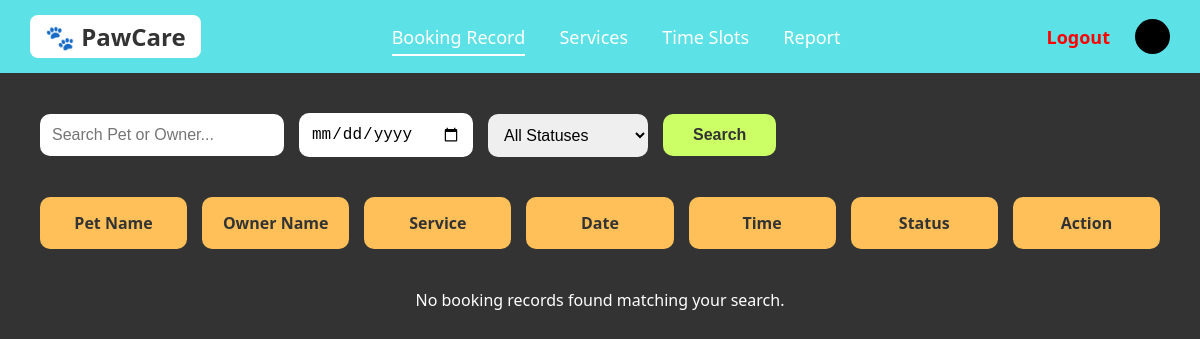
The page /admin_dashboard.php on the database as committed earlier.
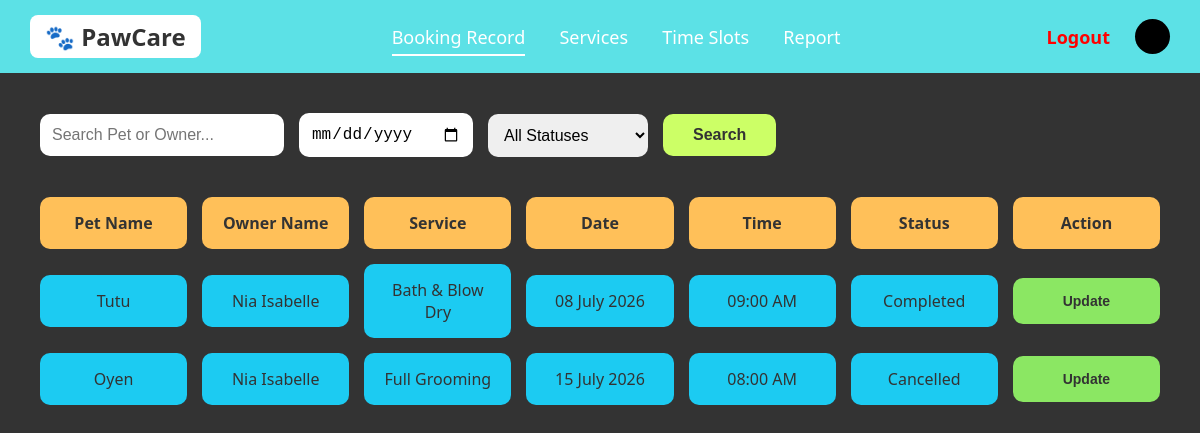
The same page on the database as committed later.
### tables this page shows
CREATE TABLE `appointment` (
  `appointmentID` varchar(10) NOT NULL,
  `petID` varchar(10) DEFAULT NULL,
  `serviceID` varchar(10) DEFAULT NULL,
  `slotID` varchar(10) DEFAULT NULL,
  `status` varchar(20) DEFAULT NULL
);

CREATE TABLE `pet` (
  `petID` varchar(10) NOT NULL,
  `petName` varchar(20) DEFAULT NULL,
  `petType` varchar(20) DEFAULT NULL,
  `breed` varchar(30) DEFAULT NULL,
  `birthDate` date DEFAULT NULL,
  `customerID` varchar(10) DEFAULT NULL
);

CREATE TABLE `customer` (
  `customerID` varchar(10) NOT NULL,
  `name` varchar(50) DEFAULT NULL,
  `email` varchar(50) DEFAULT NULL,
  `phone` varchar(15) DEFAULT NULL,
  `password` varchar(250) DEFAULT NULL,
  `address` varchar(100) DEFAULT NULL
);

CREATE TABLE `grooming` (
  `serviceID` int(11) NOT NULL,
  `serviceName` varchar(100) DEFAULT NULL,
  `description` varchar(255) DEFAULT NULL,
  `duration` int(11) DEFAULT NULL,
  `price` decimal(8,2) DEFAULT NULL
);

CREATE TABLE `timeslot` (
  `slotID` varchar(10) NOT NULL,
  `slotDate` date DEFAULT NULL,
  `slotTime` time DEFAULT NULL,
  `availability` varchar(20) DEFAULT NULL
);

### admin_dashboard.php (the view, shortened to what this page needs)
<?php
include 'connection.php';
$searchName = isset($_GET['search_name']) ? $_GET['search_name'] : '';
$searchDate = isset($_GET['search_date']) ? $_GET['search_date'] : '';
$query = "
    SELECT
        a.appointmentID,
        a.status,
        p.petName,
        c.name AS ownerName,
        s.serviceName,
        t.slotDate,
        t.slotTime
    FROM appointment a
    JOIN pet p ON a.petID = p.petID
    JOIN customer c ON p.customerID = c.customerID
    JOIN timeslot t ON a.slotID = t.slotID
    JOIN grooming s ON a.serviceID = s.serviceID
    WHERE 1=1
";
$query .= " ORDER BY t.slotDate ASC, t.slotTime ASC";
$result = $conn->query($query);
?>
<!DOCTYPE html>
<html lang="en">
<head>
</head>
<body>
    <div class="navbar">
        <div class="logo">🐾 PawCare</div>
        <div class="nav-links">
            <a href="admin_dashboard.php" class="active">Booking Record</a>
            <a href="service.php">Services</a>
            <a href="time_slot.php">Time Slots</a>
            <a href="report.php">Report</a>
        </div>
        <div class="user-profile">
        <a href="logout.php" class="btn-logout" onclick="return confirm('Are you sure you want to log out?')">Logout</a>
        <div style="background: black; width: 35px; height: 35px; border-radius: 50%;"></div>
    </div>
    </div>
    <div class="container">
        <form class="controls" method="GET" action="admin_dashboard.php">
            <input type="text" name="search_name" class="search-input" placeholder="Search Pet or Owner..." value="<?php echo htmlspecialchars($searchName); ?>">
            <input type="date" name="search_date" class="search-input" style="width: 150px;" value="<?php echo htmlspecialchars($searchDate); ?>">
            <select name="search_status" class="search-input">
                <option value="">All Statuses</option>
            </select>
            <button type="submit" class="btn-search">Search</button>
        </form>
        <div class="grid-headers">
            <div class="header-cell">Pet Name</div>
            <div class="header-cell">Owner Name</div>
            <div class="header-cell">Service</div>
            <div class="header-cell">Date</div>
            <div class="header-cell">Time</div>
            <div class="header-cell">Status</div>
            <div class="header-cell">Action</div>
        </div>
        <div id="booking-container">
            <?php
            if ($result && $result->num_rows > 0) {
                while($row = $result->fetch_assoc()) {
                    $formattedDate = date("d F Y", strtotime($row['slotDate']));
                    $formattedTime = date("h:i A", strtotime($row['slotTime']));
                    echo '<div class="grid-row">';
                    echo '<div class="data-cell">' . htmlspecialchars($row['petName']) . '</div>';
                    echo '<div class="data-cell">' . htmlspecialchars($row['ownerName']) . '</div>';
                    echo '<div class="data-cell">' . htmlspecialchars($row['serviceName']) . '</div>';
                    echo '<div class="data-cell">' . $formattedDate . '</div>';
                    echo '<div class="data-cell">' . $formattedTime . '</div>';
                    echo '<div class="data-cell">' . htmlspecialchars($row['status']) . '</div>';
                    echo '<div><button class="btn-update" onclick="window.location.href=\'update_booking.php?id=' . $row['appointmentID'] . '\'">Update</button></div>';
                    echo '</div>';
                }
            } else {
                echo '<div style="color: white; text-align: center; margin-top: 40px; grid-column: span 6;">No booking records found matching your search.</div>';
            }
            ?>
        </div>
    </div>
</body>
</html>

### admin_dashboard.php (style rules this page uses)
body { margin: 0; font-family: 'Segoe UI', Tahoma, Geneva, Verdana, sans-serif; background-color: #333; color: white; }
.navbar { background-color: #5ce1e6; padding: 15px 30px; display: flex; justify-content: space-between; align-items: center; color: white; }
.logo { font-weight: bold; font-size: 24px; color: #333; background: white; padding: 5px 15px; border-radius: 8px; }
.nav-links a { color: white; text-decoration: none; margin: 0 15px; font-size: 18px; }
.nav-links a.active { border-bottom: 2px solid white; padding-bottom: 5px; }
.user-profile { display: flex; align-items: center; gap: 10px; font-weight: bold; color: #333; }
.container { padding: 40px; min-height: 80vh; position: relative; }
.controls { display: flex; gap: 15px; margin-bottom: 40px; align-items: center; }
.search-input { padding: 12px; border-radius: 10px; border: none; font-size: 16px; outline: none; width: 220px; }
select.search-input { cursor: pointer; width: 160px; }
.btn-search { background-color: #ccff66; border: none; padding: 12px 30px; border-radius: 10px; font-weight: bold; cursor: pointer; font-size: 16px; color: #333; }
.grid-headers { display: grid; grid-template-columns: repeat(7, 1fr); gap: 15px; margin-bottom: 15px; text-align: center; }
.grid-row { display: grid; grid-template-columns: repeat(7, 1fr); gap: 15px; margin-bottom: 15px; text-align: center; align-items: center; }
.header-cell { background-color: #ffc059; padding: 15px; border-radius: 10px; font-weight: bold; color: #333; }
.data-cell { background-color: #1ccbf2; padding: 15px; border-radius: 10px; color: #333; font-weight: 500; }
.btn-update { background-color: #8be763; border: none; padding: 15px; border-radius: 10px; font-weight: bold; cursor: pointer; color: #333; width: 100%; font-size: 14px; }
.btn-logout { color: red; text-decoration: none; margin: 0 15px; font-size: 18px; font-weight: bold; }

Rows that differ between the two databases and show on the page:
added appointment: petID.petName "Tutu", customer.name "Nia Isabelle", serviceID.serviceName "Bath & Blow Dry", slotID.slotDate "08 July 2026", slotID.slotTime "09:00 AM", status "Completed"
added appointment: petID.petName "Oyen", customer.name "Nia Isabelle", serviceID.serviceName "Full Grooming", slotID.slotDate "15 July 2026", slotID.slotTime "08:00 AM", status "Cancelled"
Other text that changed with them:
text no longer shown: "No booking records found matching your search."
